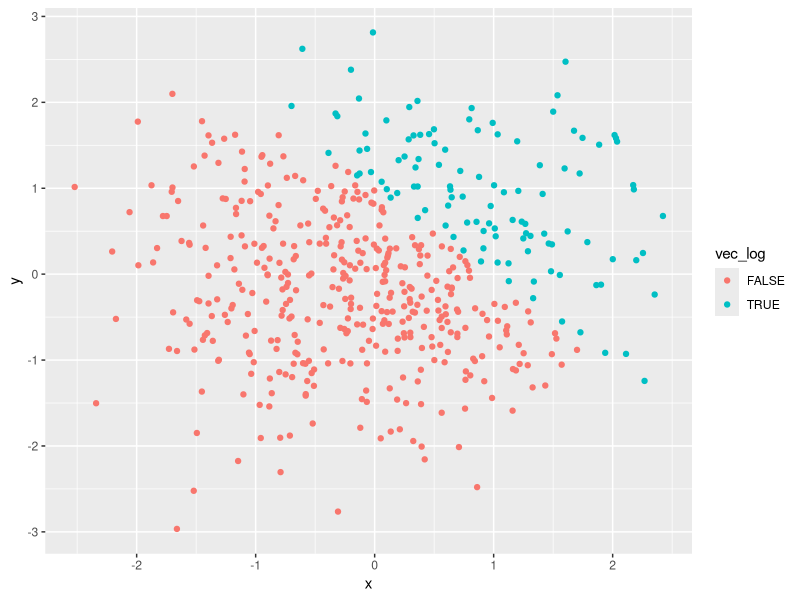
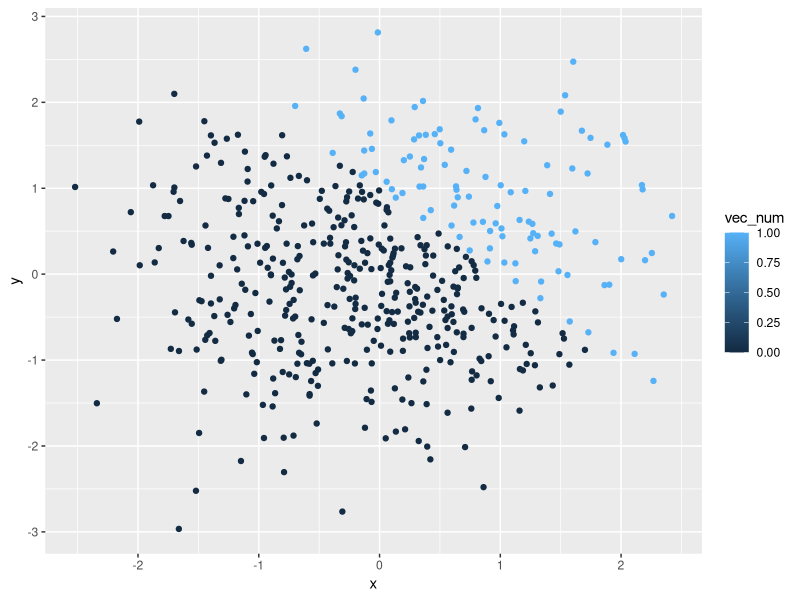
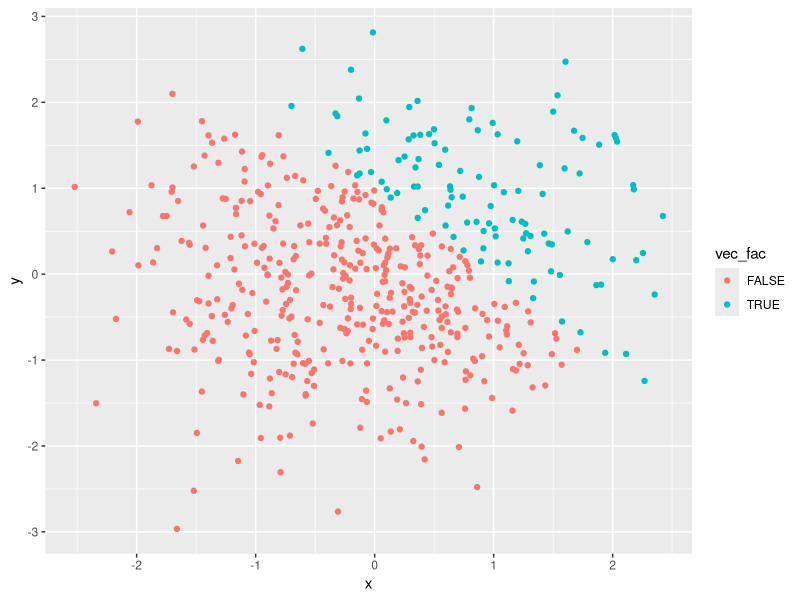
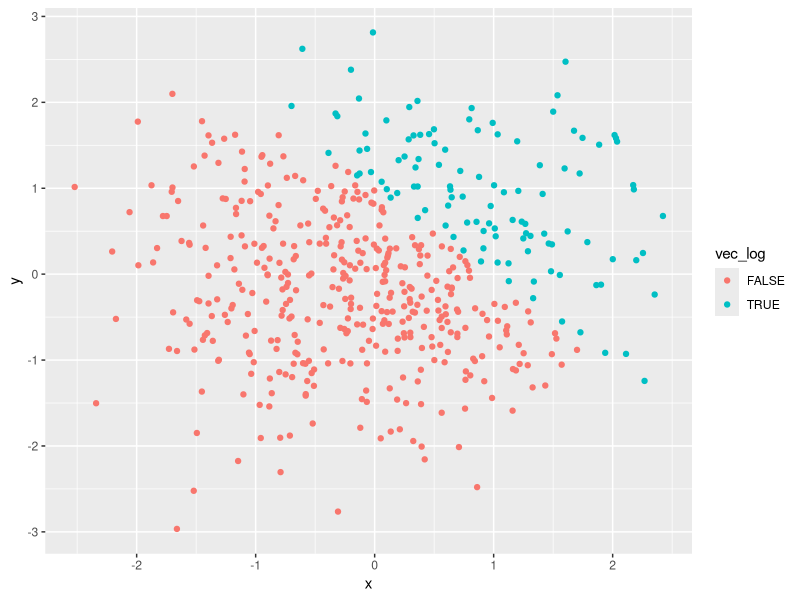

The R source for these figures, in order:
## ---- chunk 1
# Load tidyverse library
library(tidyverse)
## ---- chunk 2
# Create first dataframe
prob1_df <- tibble(
  norm_samp = rnorm(8),
  norm_samp_pos = norm_samp > 0,
  vec_char = c("a", "b", "c", "d", "e", "f", "g", "h"),
  vec_factor = factor(c("burrito", "quesadilla", "tacos", "burrito", "burrito", "tacos", "tacos", "tacos"))
)

# See if mean can be calculated for norm_samp in prob1_df
mean(pull(prob1_df, norm_samp))

# See if mean can be calculated for norm_samp_pos in prob1_df
mean(pull(prob1_df, norm_samp_pos))

# See if mean can be calculated for vec_char in prob1_df
mean(pull(prob1_df, vec_char))

# See if mean can be calculated for vec_factor in prob1_df
mean(pull(prob1_df, vec_factor))
## ---- chunk 3
# Convert the logical vector to numeric, and multiply the random sample by the result
as.numeric(pull(prob1_df, norm_samp_pos)) * pull(prob1_df, norm_samp)

# convert the logical vector to a factor, and multiply the random sample by the result
factor(pull(prob1_df, norm_samp_pos)) * pull(prob1_df, norm_samp)

# convert the logical vector to a factor and then convert the result to numeric, and multiply the 
# random sample by the result
as.numeric(factor(pull(prob1_df, norm_samp_pos))) * pull(prob1_df, norm_samp)
## ---- chunk 4
# Create the dataframe
prob2_df <- tibble(
  x = rnorm(500),
  y = rnorm(500),
  vec_log = x + y > 1,
  vec_num = as.numeric(vec_log),
  vec_fac = factor(vec_log)
)
## ---- chunk 5
# Scatterplot of y vs x by vec_log from prob2_df
scat_plot_log <- ggplot(prob2_df, aes(x = x, y = y, color = vec_log)) +
  geom_point()

# View scatterplot
scat_plot_log

# Scatterplot of y vs x by vec_num from prob2_df
scat_plot_num <- ggplot(prob2_df, aes(x = x, y = y, color = vec_num)) +
  geom_point()

# View scatterplot
scat_plot_num

# The color scale in the above plot is a sliding scale from blue (vec_num = 1) to black (vec_num = 0), 
# but there are only two distinct colors because vec_num only has two values (0 and 1).

# Scatterplot of y vs x by vec_fac from prob2_df
scat_plot_fac <- ggplot(prob2_df, aes(x = x, y = y, color = vec_fac)) +
  geom_point()

# View scatterplot
scat_plot_fac

# The color scale in the above plot is the same as when coloring by the logical vector. The factor 
# vector only has two values (True or False).

# Export the first scatterplot
ggsave("scatter_plot_log.png", plot = scat_plot_log)

